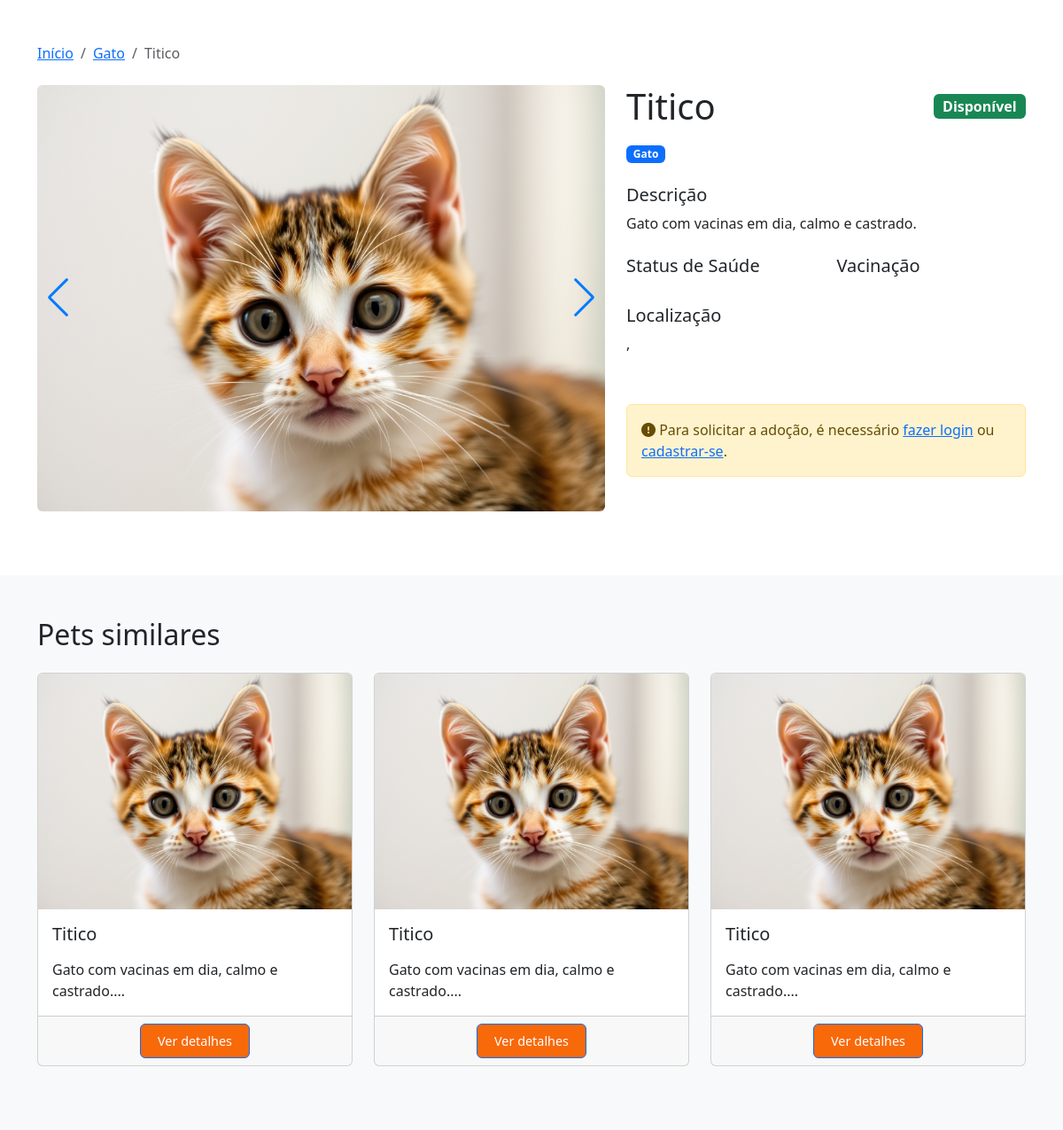
Page /pet-detalhes.php?id=2 on the committed database.
### tables this page shows
CREATE TABLE `pets` (
  `id` int(11) NOT NULL,
  `nome` varchar(100) NOT NULL,
  `categoria_id` int(11) NOT NULL,
  `idade` varchar(50) DEFAULT NULL,
  `porte` varchar(50) DEFAULT NULL,
  `sexo` enum('Macho','Fêmea') NOT NULL,
  `descricao` text DEFAULT NULL,
  `status_saude` text DEFAULT NULL,
  `vacinacao` text DEFAULT NULL,
  `endereco` varchar(255) DEFAULT NULL,
  `cidade` varchar(100) DEFAULT NULL,
  `estado` varchar(50) DEFAULT NULL,
  `status` enum('Disponível','Adotado','Cancelado') DEFAULT 'Disponível',
  `usuario_id` int(11) NOT NULL,
  `data_cadastro` timestamp NULL DEFAULT current_timestamp()
);

CREATE TABLE `categorias` (
  `id` int(11) NOT NULL,
  `nome` varchar(50) NOT NULL,
  `icone` varchar(100) DEFAULT NULL
);

CREATE TABLE `imagens_pets` (
  `id` int(11) NOT NULL,
  `pet_id` int(11) NOT NULL,
  `arquivo` varchar(255) NOT NULL,
  `imagem_principal` tinyint(1) DEFAULT 0
);

### includes/config.php (called while the page is built, shortened)
<?php
function isLoggedIn() {
    return isset($_SESSION['user_id']);
}

### pet-detalhes.php (the view, shortened to what this page needs)
<?php
require_once 'includes/config.php';
$pet_id = intval($_GET['id']);
$conn = getConnection();
$stmt = $conn->prepare("
    SELECT p.*, c.nome as categoria_nome, u.nome as dono_nome
    FROM pets p
    JOIN categorias c ON p.categoria_id = c.id
    JOIN usuarios u ON p.usuario_id = u.id
    WHERE p.id = :pet_id
");
$stmt->bindParam(':pet_id', $pet_id, PDO::PARAM_INT);
$stmt->execute();
$pet = $stmt->fetch(PDO::FETCH_ASSOC);
$alreadyRequested = false;
$imgStmt = $conn->prepare("SELECT * FROM imagens_pets WHERE pet_id = :pet_id ORDER BY imagem_principal DESC");
$imgStmt->bindParam(':pet_id', $pet_id, PDO::PARAM_INT);
$imgStmt->execute();
$imagens = $imgStmt->fetchAll(PDO::FETCH_ASSOC);
?>
<!DOCTYPE html>
<html lang="pt-BR">
<head>
    <link href="https://cdn.jsdelivr.net/npm/bootstrap@5.3.0/dist/css/bootstrap.min.css" rel="stylesheet">
    <link rel="stylesheet" href="https://cdn.jsdelivr.net/npm/swiper@8/swiper-bundle.min.css">
    <link rel="stylesheet" href="assets/css/style.css">
</head>
<body>
    <div class="container py-5">
        <nav aria-label="breadcrumb" class="mb-4">
            <ol class="breadcrumb">
                <li class="breadcrumb-item"><a href="index.php">Início</a></li>
                <li class="breadcrumb-item"><a href="index.php?categoria=<?= $pet['categoria_id'] ?>"><?= htmlspecialchars($pet['categoria_nome']) ?></a></li>
                <li class="breadcrumb-item active" aria-current="page"><?= htmlspecialchars($pet['nome']) ?></li>
            </ol>
        </nav>
        <div class="row">
            <div class="col-lg-7 mb-4">
                <?php if (count($imagens) > 0): ?>
                <div class="swiper pet-gallery">
                    <div class="swiper-wrapper">
                        <?php foreach ($imagens as $img): ?>
                        <div class="swiper-slide">
                            <img src="<?= UPLOAD_URL . htmlspecialchars($img['arquivo']) ?>"
                                class="img-fluid rounded"
                                alt="Foto de <?= htmlspecialchars($pet['nome']) ?>">
                        </div>
                        <?php endforeach; ?>
                    </div>
                    <div class="swiper-button-next"></div>
                    <div class="swiper-button-prev"></div>
                </div>
                <?php else: ?>
                <img src="assets/images/no-image.png" class="img-fluid rounded" alt="Sem imagem disponível">
                <?php endif; ?>
            </div>
            <div class="col-lg-5">
                <div class="pet-details">
                    <div class="d-flex justify-content-between align-items-center mb-3">
                        <h1 class="mb-0"><?= htmlspecialchars($pet['nome']) ?></h1>
                        <span class="badge bg-success fs-6"><?= htmlspecialchars($pet['status']) ?></span>
                    </div>
                    <div class="pet-tags mb-4">
                        <span class="badge bg-primary"><?= htmlspecialchars($pet['categoria_nome']) ?></span>
                    </div>
                    <div class="pet-description mb-4">
                        <h5>Descrição</h5>
                        <p><?= nl2br(htmlspecialchars($pet['descricao'])) ?></p>
                    </div>
                    <div class="pet-info mb-4">
                        <div class="row">
                            <div class="col-md-6 mb-3">
                                <h5>Status de Saúde</h5>
                            </div>
                            <div class="col-md-6 mb-3">
                                <h5>Vacinação</h5>
                            </div>
                            <div class="col-12 mb-3">
                                <h5>Localização</h5>
                                <p><?= htmlspecialchars($pet['cidade']) ?>, <?= htmlspecialchars($pet['estado']) ?></p>
                            </div>
                        </div>
                    </div>
                    <?php if ($pet['status'] == 'Disponível'): ?>
                        <?php if (isLoggedIn()): ?>
                            <?php if ($alreadyRequested): ?>
                                <div class="alert alert-info">
                                    <i class="fas fa-info-circle"></i> Você já solicitou a adoção deste pet. Por favor, aguarde o contato do responsável.
                                </div>
                            <?php else: ?>
                                <div class="card mb-4">
                                    <div class="card-body">
                                        <h5 class="card-title">Quero adotar!</h5>
                                        <form method="post" action="">
                                            <div class="mb-3">
                                                <label for="mensagem" class="form-label">Mensagem para o doador</label>
                                                <textarea class="form-control" id="mensagem" name="mensagem" rows="3" placeholder="Conte um pouco sobre você e por que deseja adotar este pet"></textarea>
                                            </div>
                                            <button type="submit" name="solicitar_adocao" class="btn btn-primary w-100">Solicitar adoção</button>
                                        </form>
                                    </div>
                                </div>
                            <?php endif; ?>
                        <?php else: ?>
                            <div class="alert alert-warning">
                                <i class="fas fa-exclamation-circle"></i> Para solicitar a adoção, é necessário <a href="login.php">fazer login</a> ou <a href="registro.php">cadastrar-se</a>.
                            </div>
                        <?php endif; ?>
                    <?php elseif ($pet['status'] == 'Adotado'): ?>
                        <div class="alert alert-success">
                            <i class="fas fa-heart"></i> Este pet já foi adotado e ganhou um novo lar!
                        </div>
                    <?php else: ?>
                        <div class="alert alert-secondary">
                            <i class="fas fa-info-circle"></i> Este pet não está disponível para adoção no momento.
                        </div>
                    <?php endif; ?>
                </div>
            </div>
        </div>
    </div>
    <section class="similar-pets py-5 bg-light">
        <div class="container">
            <h2 class="mb-4">Pets similares</h2>
            <div class="row">
                <?php
                $similarStmt = $conn->prepare("
                    SELECT p.*,
                           (SELECT arquivo FROM imagens_pets WHERE pet_id = p.id AND imagem_principal = 1 LIMIT 1) as imagem_principal
                    FROM pets p
                    WHERE p.categoria_id = :categoria_id AND p.id != :pet_id AND p.status = 'Disponível'
                    ORDER BY RAND()
                    LIMIT 3
                ");
                $similarStmt->bindParam(':categoria_id', $pet['categoria_id'], PDO::PARAM_INT);
                $similarStmt->bindParam(':pet_id', $pet['id'], PDO::PARAM_INT);
                $similarStmt->execute();
                $similarPets = $similarStmt->fetchAll(PDO::FETCH_ASSOC);
                foreach ($similarPets as $similarPet):
                ?>
                <div class="col-md-4 mb-4">
                    <div class="card h-100">
                        <div class="pet-img-container">
                            <?php if ($similarPet['imagem_principal']): ?>
                            <img src="<?= UPLOAD_URL . $similarPet['imagem_principal'] ?>" class="card-img-top" alt="<?= htmlspecialchars($similarPet['nome']) ?>">
                            <?php else: ?>
                            <img src="assets/images/no-image.png" class="card-img-top" alt="Sem imagem">
                            <?php endif; ?>
                        </div>
                        <div class="card-body">
                            <h5 class="card-title"><?= htmlspecialchars($similarPet['nome']) ?></h5>
                            <p class="card-text pet-description"><?= nl2br(htmlspecialchars(substr($similarPet['descricao'], 0, 100))) ?>...</p>
                        </div>
                        <div class="card-footer text-center">
                            <a href="pet-detalhes.php?id=<?= $similarPet['id'] ?>" class="btn btn-primary">Ver detalhes</a>
                        </div>
                    </div>
                </div>
                <?php endforeach; ?>
            </div>
        </div>
    </section>
</body>
</html>

### assets/css/style.css (style rules this page uses)
:root { --primary-color: #f8690a; --secondary-color: #315f85; --background-color: #f9f4eb; --text-color: #333333; --light-color: #ffffff; --border-radius-sm: 0.25rem; --border-radius-md: 0.5rem; --border-radius-lg: 1rem; --box-shadow: 0 0.5rem 1rem rgba(0, 0, 0, 0.1); --transition: all 0.3s ease; }
.btn-primary { background-color: var(--primary-color); color: white; font-size: 0.9rem; padding: 0.5rem 1.2rem; }

### rows in the picture
pets: categoria.nome "Gato", nome "Titico", status "Disponível", descricao "Gato com vacinas em dia, calmo e castrado."
imagens_pets: arquivo (picture)
pets: nome "Titico", descricao "Gato com vacinas em dia, calmo e castrado."
pets: nome "Titico", descricao "Gato com vacinas em dia, calmo e castrado."
pets: nome "Titico", descricao "Gato com vacinas em dia, calmo e castrado."
